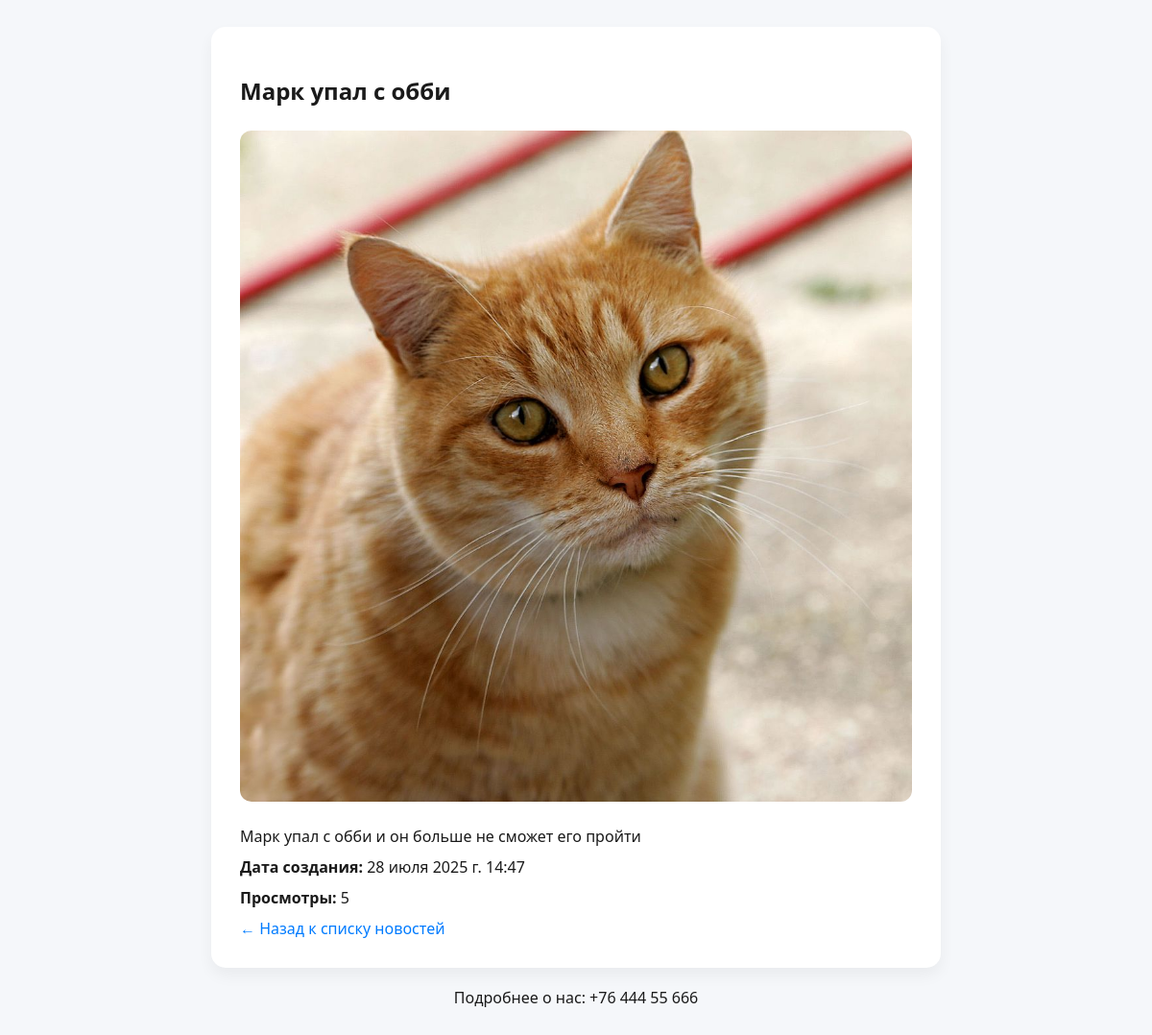
Screenshot of /news_detail/15/ with the database file from the repository.
### news/models.py (models this page shows, shortened)
class News(models.Model):
    title = models.CharField(max_length=100, verbose_name='Название')
    description = models.TextField(verbose_name='Описание')
    created_at = models.DateTimeField(auto_now_add=True, verbose_name='Дата создания')
    views_count = models.IntegerField(default=0 ,verbose_name='Просмотры')
    news_image = models.ImageField(upload_to='news_image/',blank=True,null=True,verbose_name='Новостное изображение')

### news/views.py (the view)
# urls.py: path('news_detail/<int:id>/', news_detail, name='news_detail'),
def news_detail(request, id):
    news = get_object_or_404(News, id=id)
    news.views_count += 1
    news.save( update_fields=['views_count'] )
    context = {'news' : news}
    return render(request, 'news_detail.html', context )

### news/templates/news_detail.html (shortened to what this page needs)
{% load static %}
<!DOCTYPE html>
<html lang="ru">
<head>
    <link rel="stylesheet" href="{% static 'css/news_detail.css' %}">
    <link rel="stylesheet" href="{% static 'css/theme.css' %}">
</head>
<body>
    <div class="news-detail">
        <h2>{{ news.title }}</h2>
        {% if news.news_image %}
            <img src="{{ news.news_image.url }}" alt="{{ news.title }}">
        {% else %}
            <p><i>Фото нет</i></p>
        {% endif %}
        <p>{{ news.description }}</p>
        <p><strong>Дата создания:</strong> {{ news.created_at }}</p>
        <p><strong>Просмотры:</strong> {{ news.views_count }}</p>
        <a href="{% url 'news_list' %}">← Назад к списку новостей</a>
    </div>
    <footer style="text-align:center; margin-top:20px;">
        <p>Подробнее о нас: +76 444 55 666</p>
    </footer>
</body>
</html>

### news/static/css/news_detail.css (style rules this page uses)
body { padding: 20px; font-family: 'Segoe UI', sans-serif; background-color: var(--bg-light); color: var(--text-light); transition: all 0.3s ease-in-out; }
.news-detail { max-width: 700px; margin: 0 auto; padding: 30px; background-color: var(--card-light); border-radius: 15px; box-shadow: 0 8px 16px rgba(0, 0, 0, 0.05); transition: background-color 0.3s; }
.news-detail h2 { margin-bottom: 15px; }
.news-detail img { max-width: 100%; margin: 10px 0; border-radius: 12px; }
.news-detail p { margin: 10px 0; font-size: 1rem; }
a { color: #007BFF; text-decoration: none; }

### news/static/css/theme.css (style rules this page uses)
:root { --bg-light: #f5f7fa; --text-light: #1a1a1a; --card-light: #ffffff; --bg-dark: #121212; --text-dark: #e0e0e0; --card-dark: #1e1e1e; }
body { background-color: var(--bg-light); color: var(--text-light); transition: all 0.3s ease-in-out; }
body { transition: background-color 0.3s ease, color 0.3s ease; }

### rows the page displays
News: title "Марк упал с обби", news_image (picture), description "Марк упал с обби и он больше не сможет его пройти", created_at "28 июля 2025 г. 14:47", views_count "5"
